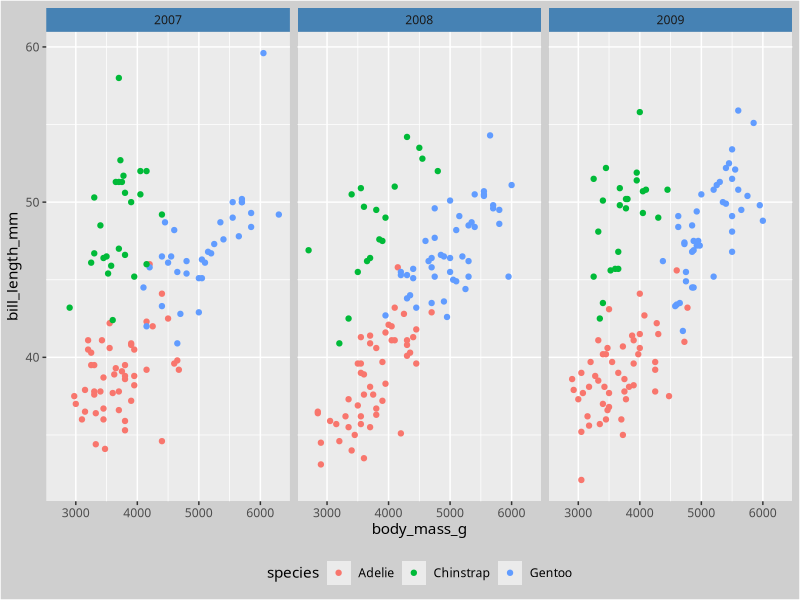
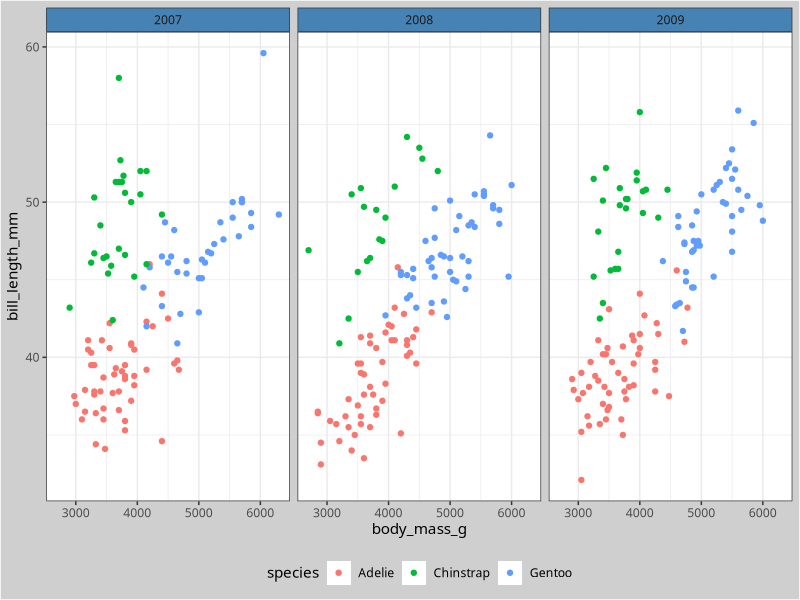
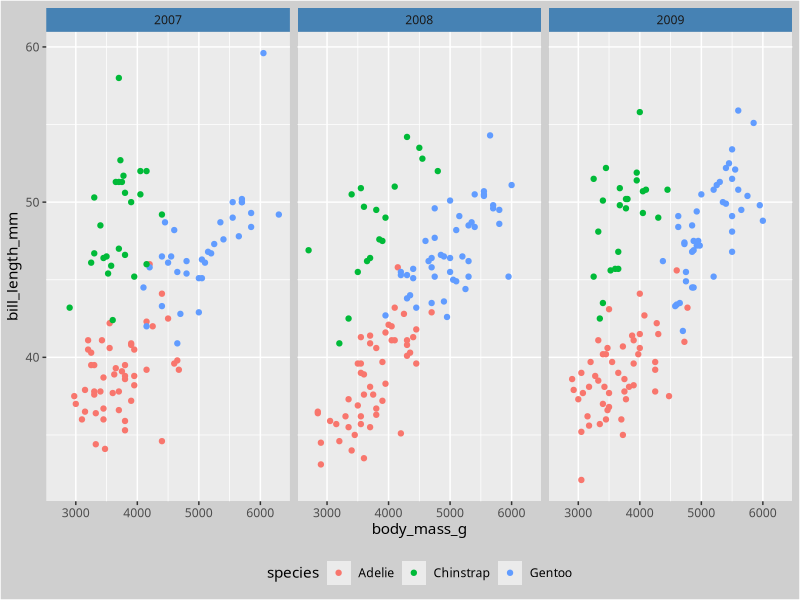
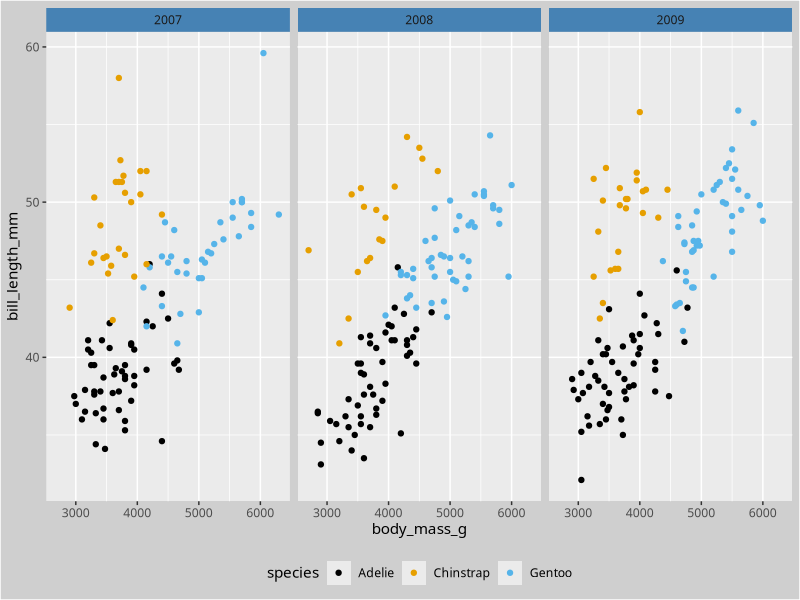
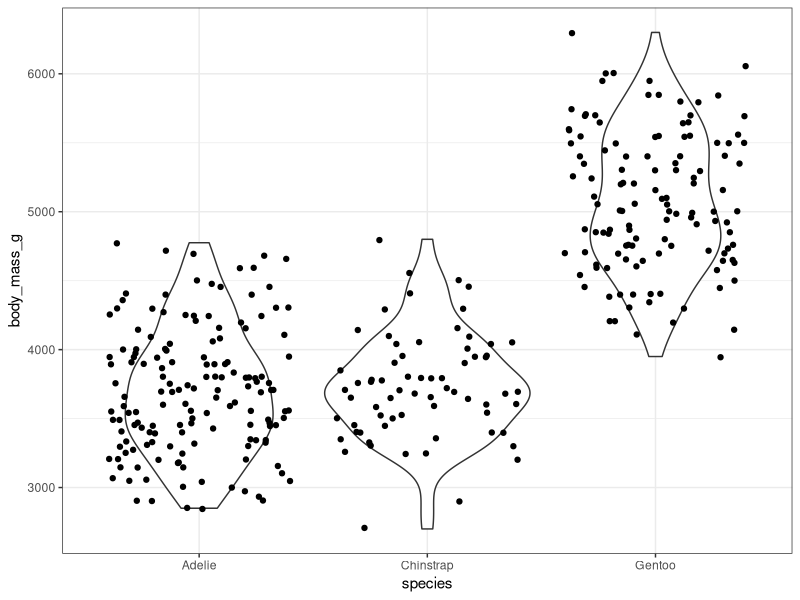
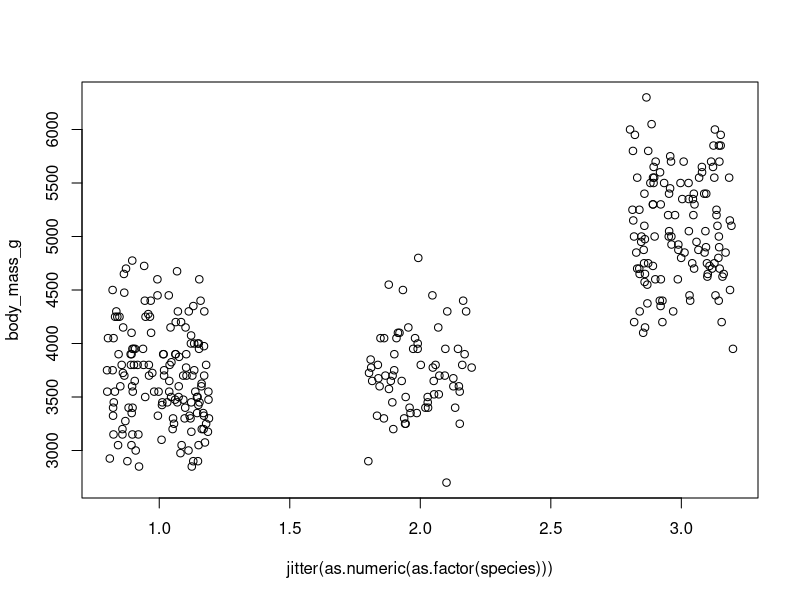

Source code (R) for these figures, in order:
## ---- chunk 1
library(ggplot2)
library(palmerpenguins)

mytheme <- theme(strip.background = element_rect(fill = "steelblue"), 
        text = element_text(family = "Comic sans"), 
        plot.background = element_rect(fill = "grey81"), 
        legend.background = element_rect(fill = NA), 
        legend.position = "bottom"
        ) 

ggplot(penguins, aes(x = body_mass_g, y = bill_length_mm, color = species)) + 
  geom_point() + facet_wrap(~ year) + mytheme

theme_set(theme_bw())
ggplot(penguins, aes(x = body_mass_g, y = bill_length_mm, color = species)) + 
  geom_point() + facet_wrap(~ year) + mytheme
## ---- chunk 2
my_fulltheme <- theme_grey() + mytheme

ggplot(penguins, aes(x = body_mass_g, y = bill_length_mm, color = species)) + 
  geom_point() + facet_wrap(~ year) + my_fulltheme
## ---- chunk 3
my_qual_scale <- function(...) {
  discrete_scale("color", scale_name = "OI", 
                 palette = function(x) {
                   res <- palette.colors(x, "Okabe-Ito")[1:x]
                   names(res) <- NULL
                   res
                 }, ...)
}

ggplot(penguins, aes(x = body_mass_g, y = bill_length_mm, color = species)) + 
  geom_point() + facet_wrap(~ year) + my_fulltheme + my_qual_scale()
## ---- chunk 4
library(survival)

sfit <- survfit(Surv(time, status) ~ x, data = aml)
sfit

str(sfit)
## ---- chunk 5
ggplot(penguins, aes(x = species, y = body_mass_g)) + geom_violin() + geom_jitter()
## ---- chunk 6
dens_by_species <- split(penguins$body_mass_g, penguins$species) |> 
  lapply(density, na.rm = TRUE, cut = 0)

plot(body_mass_g ~ jitter(as.numeric(as.factor(species))), 
     data = penguins)

## rotate, scale, and mirror the densities, then add with polygon
